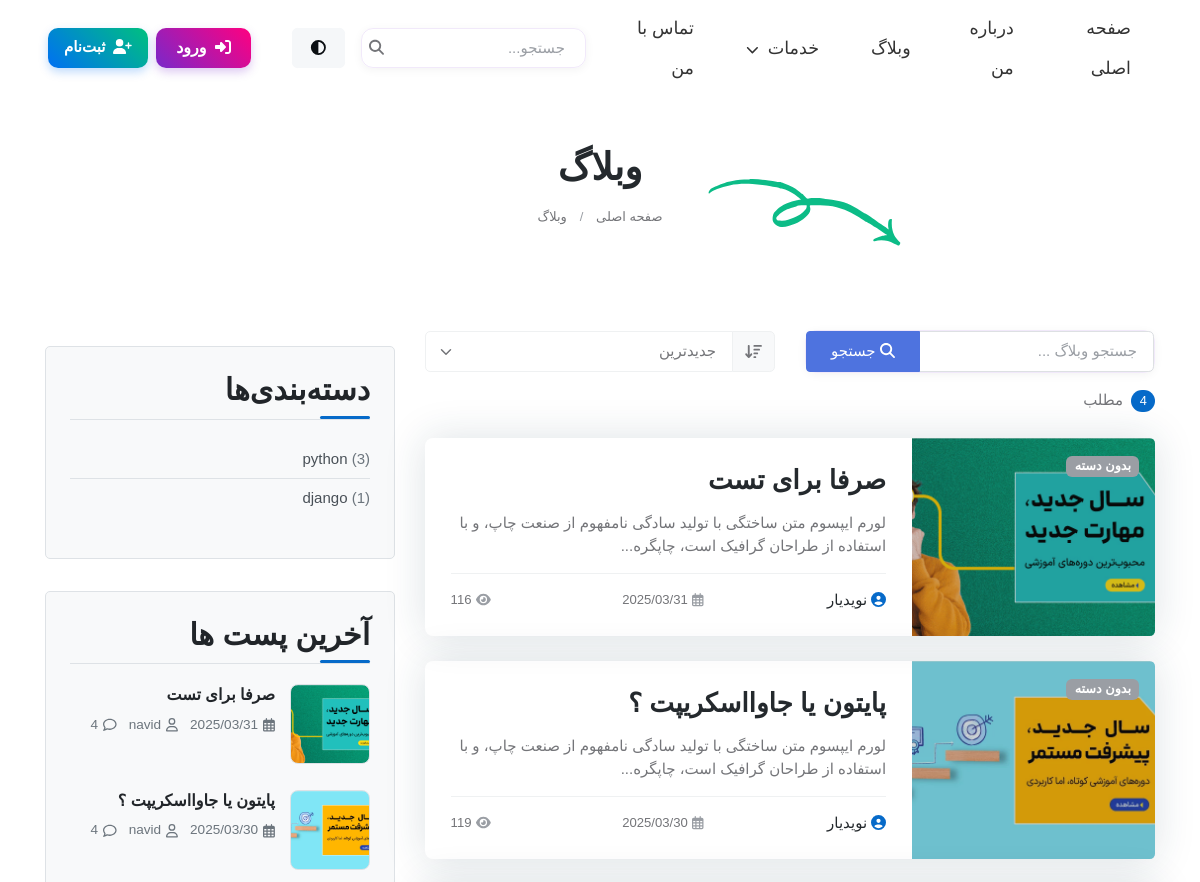
The page /blog/ (upper part) on the database as committed earlier.
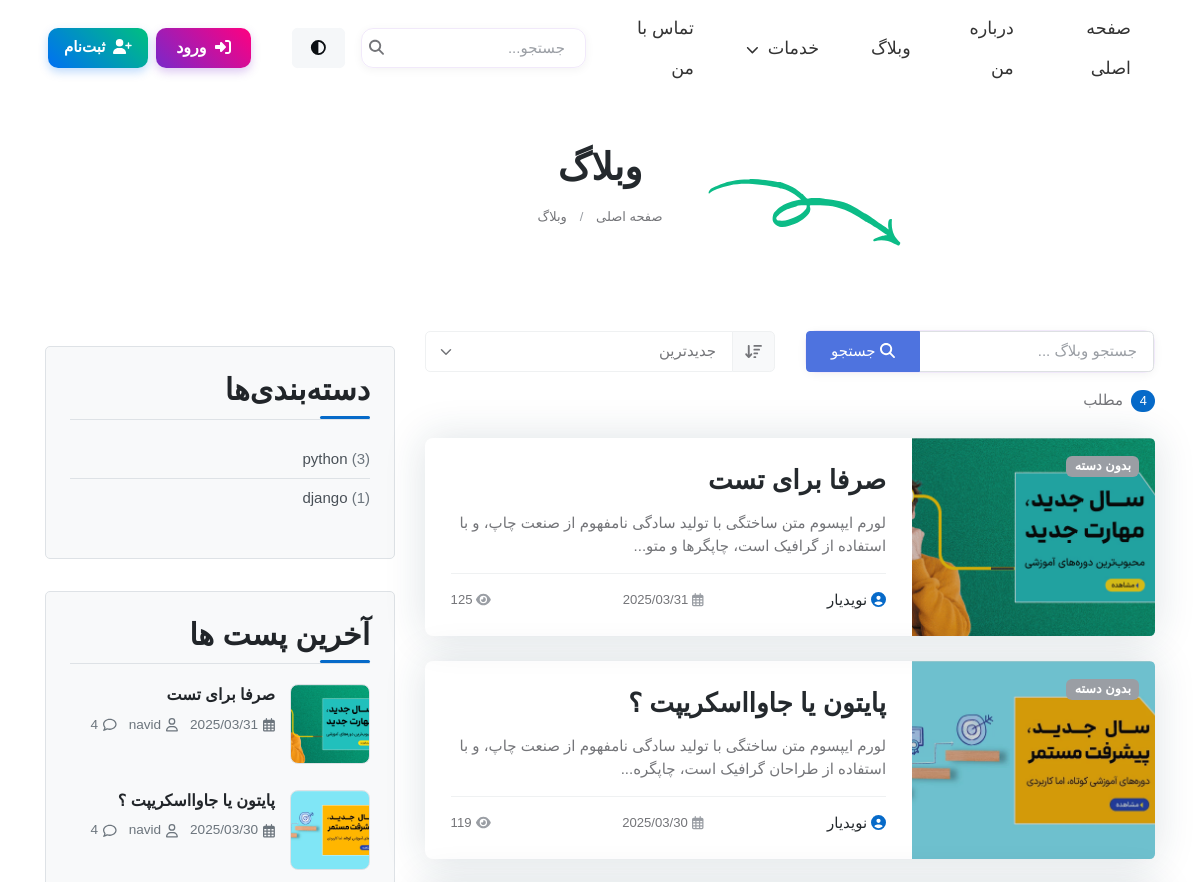
The same page on the database as committed later.
### blog/models.py (models this page shows, shortened)
class Post(models.Model):
    author = models.ForeignKey(User, on_delete=models.SET_NULL, null=True, blank=True)
    title = models.CharField(max_length=200 , unique=True )
    slug = models.SlugField(max_length=255, unique=True, null=True, blank=True)
    content = models.TextField()
    image = models.ImageField(upload_to='blog_images/', default='blog_images/default.jpg')
    category = models.ForeignKey(Category, on_delete=models.CASCADE, null=True, blank=True)
    tags = TaggableManager()
    count_views = models.IntegerField(default=0)
    status = models.BooleanField(default=False)
    publish_at = models.DateTimeField(null=True, blank=True)
    created_at = models.DateTimeField(auto_now_add=True)
    updated_at = models.DateTimeField(auto_now=True)
    login_required = models.BooleanField(default=False)
    class Meta:
        ordering = ['-created_at']

### blog/views.py (the view)
# urls.py: path('', views.blog, name='blog'),
def blog(request):
    category_name = request.GET.get('category')
    tag_name = request.GET.get('tag')
    search_query = request.GET.get('q')
    sort_type = request.GET.get('sort', 'newest')  # مقدار پیش‌فرض: جدیدترین
    all_posts = Post.objects.filter(status=True)
    posts = all_posts
    if category_name:
        posts = posts.filter(category__name=category_name)
    if tag_name:
        posts = posts.filter(tags__name=tag_name)
    if search_query:
        posts = posts.filter(title__icontains=search_query) | posts.filter(content__icontains=search_query)
    if sort_type == 'newest':
        posts = posts.order_by('-created_at')
    elif sort_type == 'oldest':
        posts = posts.order_by('created_at')
    elif sort_type == 'popular':
        posts = posts.order_by('-count_views')
    else:
        posts = posts.order_by('-created_at')  # مرتب‌سازی پیش‌فرض
    categories = Category.objects.all().distinct()
    tags = Tag.objects.all()
    latest_posts = Post.objects.filter(status=True).order_by('-created_at')[:3]
    for post in posts:
        if not post.slug or post.slug == '':
            post.slug = slugify(post.title)
            if not post.slug:
                post.slug = f"post-{post.id}"
            post.save()
    page = request.GET.get('page', 1)
    posts_per_page = 5  # تعداد پست در هر صفحه
    paginator = Paginator(posts, posts_per_page)
    try:
        paginated_posts = paginator.page(page)
    except PageNotAnInteger:
        paginated_posts = paginator.page(1)
    except EmptyPage:
        paginated_posts = paginator.page(paginator.num_pages)
    return render(request, 'blog/index.html', {
        'posts': paginated_posts,
        'all_posts_count': posts.count(),  # تعداد پست‌های فیلتر شده
        'total_posts_count': all_posts.count(),  # تعداد کل پست‌ها
        'categories': categories,
        'tags': tags,
        'selected_category': category_name,
        'selected_tag': tag_name,
        'search_query': search_query,
        'sort_type': sort_type,
        'latest_posts': latest_posts
    })

### blog/models.py (called while the page is built)
    def get_post_count(self):
        return self.post_set.filter(status=True).count()

### blog/templatetags/blog_filters.py (called while the page is built)
@register.filter(name='clean_text_excerpt')
def clean_text_excerpt(value, length=100):
    if not value:
        return ""
    text = strip_tags(value)
    text = html.unescape(text)
    text = re.sub(r'\s+', ' ', text).strip()
    if len(text) > length:
        text = text[:length] + '...'
    return text

### templates/blog/index.html (shortened to what the changed rows need)
{% extends 'base.html' %}
{% load static %}
{% load blog_filters %}
{% block content %}
    <main>
<section class="py-5">
	<div class="container">
		<div class="row position-relative">
			<div class="col-lg-10 mx-auto text-center position-relative">
				<h1 class="fs-2">وبلاگ</h1>
			</div>
		</div>
	</div>
</section>
<section class="py-5">
	<div class="container">
		<div class="row">
			<div class="col-lg-8 pt-5 pt-lg-0">
				<div class="row g-4">
					 {% for post in posts %}
					<div class="col-12">
						<div class="card bg-transparent shadow h-100 transition-hover border-0 hover-translate-y">
							<div class="row g-0">
								<div class="col-lg-4">
									<div class="overflow-hidden rounded-start h-100">
										<img src="{% if post.image %}{{post.image.url}}{% else %} {% static 'images/blog/default-blog.jpg' %} {% endif %}" class="card-img-start h-100 w-100" alt="{{post.title}}" loading="lazy" style="object-fit: cover;">
										<div class="bg-overlay bg-dark opacity-2"></div>
										<div class="card-img-overlay d-flex align-items-start p-3">
											<div class="category-badges">
												{% for category in post.category.all %}
												<a href="/blog/?category={{category.name}}" class="badge text-bg-danger fw-bold me-1">{{category.name}}</a>
												{% empty %}
												<span class="badge text-bg-secondary fw-bold">بدون دسته</span>
												{% endfor %}
											</div>
										</div>
									</div>
								</div>
								<div class="col-lg-8">
									<div class="card-body p-4 h-100 d-flex flex-column">
										<h4 class="card-title fw-semi-bold mb-3"><a class="text-decoration-none stretched-link"
												href="{% if post.slug %}{% url 'blog:blog_single' post.slug %}{% else %}#{% endif %}">{{post.title}}</a></h4>
										<p class="text-truncate-3 mb-3">{{post.content|clean_text_excerpt:100}}</p>
										<div class="d-flex justify-content-between align-items-center border-top pt-3 mt-auto">
											<h6 class="mb-0 fw-normal"><a href="#" class="text-reset"><i class="fas fa-user-circle me-1 text-primary"></i>نویدیار</a>
											</h6>
											<span class="small me-2"><i class="far fa-calendar-alt text-secondary me-1"></i>{{post.created_at|date:"Y/m/d"}}</span>
											<span class="small"><i class="fas fa-eye text-secondary me-1"></i>{{post.count_views}}</span>
										</div>
									</div>
								</div>
							</div>
						</div>
					</div>
					{% endfor %}
				</div>
			</div>
			<div class="col-lg-4 pt-5 pt-lg-0">
				<div class="col-md-6 col-xl-12  pb-4">
				{% include 'blog/blog-side.html' %}
				</div>
			</div>
</section>
    </main>
</body>
</html>
{% endblock %}

### templates/blog/blog-side.html (shortened to what this page needs)
{% load static %}
<link rel="stylesheet" href="{% static 'css/blog-single.css' %}">
 <div class="sidebar-box">
    <h3 class="heading-sidebar">دسته‌بندی‌ها</h3>
    <ul class="categories">
      {% for category in categories %}
      <li><a href="{% url 'blog:blog' %}?category={{ category.name }}">{{ category.name }} <span>({{ category.get_post_count }})</span></a></li>
      {% empty %}
      <li><a href="{% url 'blog:blog' %}">بدون دسته‌بندی</a></li>
      {% endfor %}
    </ul>
  </div>
  <div class="sidebar-box">
    <h3 class="heading-sidebar">آخرین پست ها</h3>
    {% for post in latest_posts %}
    <div class="block-21 mb-4 d-flex">
      <a class="blog-img mr-4" style="background-image: url('{{ post.image.url }}');"></a>
      <div class="text">
        <h3 class="heading"><a href="{% url 'blog:blog_single' post.slug %}">{{ post.title }}</a></h3>
        <div class="meta">
          <div><a href="#"><i class="far fa-calendar-alt" style="margin-left: 5px;"></i> {{ post.created_at|date:"Y/m/d" }}</a></div>
          <div><a href="#"><i class="far fa-user" style="margin-left: 5px;"></i> {{ post.author.first_name }}</a></div>
          <div><a href="#comments-section"><i class="far fa-comment" style="margin-left: 5px;"></i> {{ post.comment_set.filter.count }}</a></div>
        </div>
      </div>
    </div>
    {% empty %}
    <p>هیچ پستی یافت نشد.</p>
    {% endfor %}
  </div>

Rows that differ between the two databases and show on the page:
changed Post "صرفا برای تست": content|clean_text_excerpt "لورم ایپسوم متن ساختگی با تولید سادگی نامفهوم از صنعت چاپ، و با استفاده از طراحان گرافیک است، چاپگره..." → "لورم ایپسوم متن ساختگی با تولید سادگی نامفهوم از صنعت چاپ، و با استفاده از گرافیک است، چاپگرها و متو..."; count_views "116" → "125"
